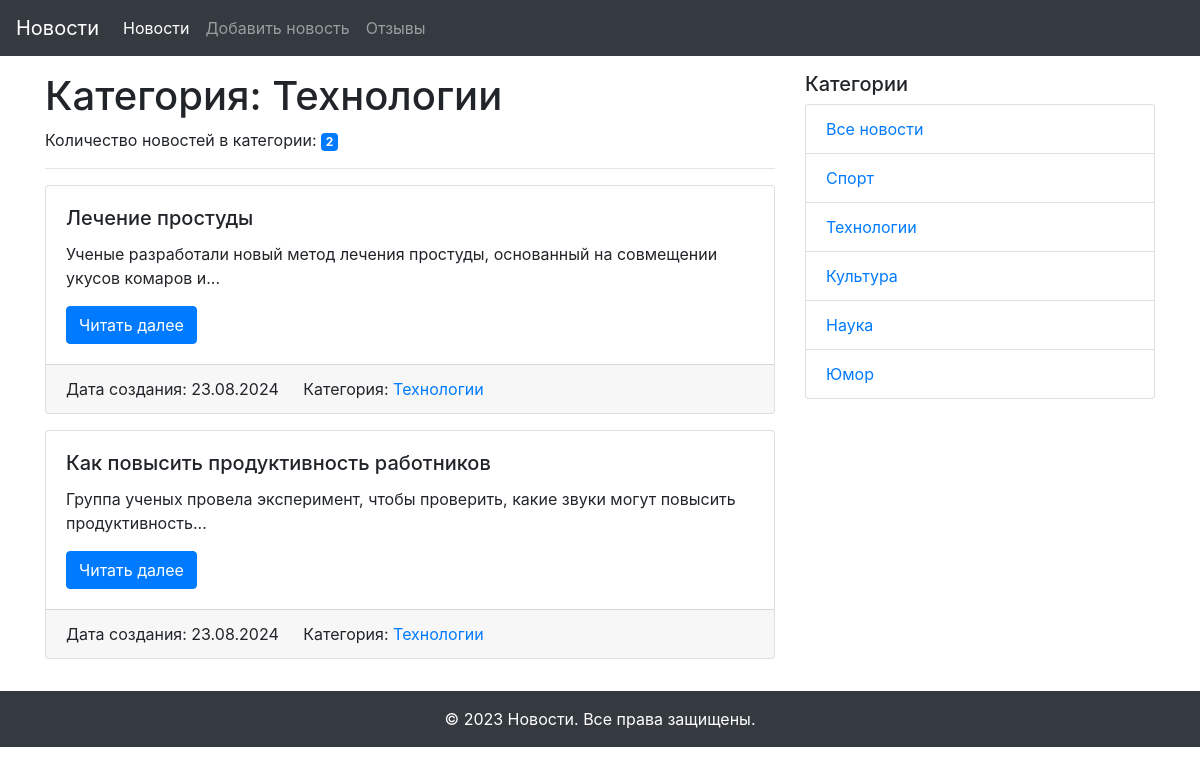
Page /category/2 on the committed database.
### main.py (models this page shows, shortened)
class Category(db.Model):
    id = db.Column(db.Integer, primary_key=True)
    title = db.Column(db.String(255), nullable=False)
    news = db.relationship('News', back_populates='category')

class News(db.Model):
    id = db.Column(db.Integer, primary_key=True)
    title = db.Column(db.String(255), unique=True, nullable=False)
    text = db.Column(db.Text, nullable=False)
    created_date = db.Column(db.DateTime, default=datetime.utcnow)
    category_id = db.Column(db.Integer, db.ForeignKey('category.id'))
    category = db.relationship('Category', back_populates='news')

### main.py (the view)
@app.route('/category/<int:id>')
def news_in_category(id):
    category = Category.query.get(id)
    news = category.news
    category_name = category.title
    categories = Category.query.all()
    return render_template('category.html',
                           news=news,
                           category_name=category_name,
                           categories=categories)

### templates/category.html (shortened to what this page needs)
{% extends "base.html" %}
{% block content %}
  <h1>Категория: {{ category_name }}</h1>
  <p>Количество новостей в категории: <span class="badge badge-primary">{{ news|length }}</span></p>
  <hr>
  {% for news in news %}
  <div class="card mb-3">
    <div class="card-body">
      <h5 class="card-title">{{ news.title }}</h5>
      <p class="card-text">{{ news.text|truncate(100) }}</p>
      <a href="{{ url_for('news_detail', id=news.id) }}" class="btn btn-primary">Читать далее</a>
    </div>
    <div class="card-footer">
      {% if news.created_date %}
        <span class="card-link">Дата создания: {{ news.created_date.strftime('%d.%m.%Y') }}</span>
      {% endif %}
      {% if news.category %}
        <span class="card-link">Категория: <a href="{{ url_for('news_in_category', id=news.category.id) }}">{{ news.category.title }}</a></span>
      {% endif %}
    </div>
  </div>
  {% else %}
  <p class="card-text">Новостей пока нет!</p>
  {% endfor %}
{% endblock content %}

### templates/side_navigation.html
<div class="col-md-4">
    <h5>Категории</h5>
    <ul class="list-group">
        <li class="list-group-item"><a href="{{ url_for('index') }}">Все новости</a></li>
        {% for category in categories %}
        <li class="list-group-item"><a href="{{ url_for('news_in_category', id=category.id) }}">{{ category.title }}</a></li>
        {% endfor %}
    </ul>
</div>

### rows in the picture
Category: title "Технологии"
News: title "Лечение простуды", text "Ученые разработали новый метод лечения простуды, основанный на совмещении укусов комаров и...", created_date "23.08.2024", category "Технологии"
News: title "Как повысить продуктивность работников", text "Группа ученых провела эксперимент, чтобы проверить, какие звуки могут повысить продуктивность...", created_date "23.08.2024", category "Технологии"
Category: title "Спорт"
Category: title "Культура"
Category: title "Наука"
Category: title "Юмор"

### other values in the picture
{{ news|length }} "2"
